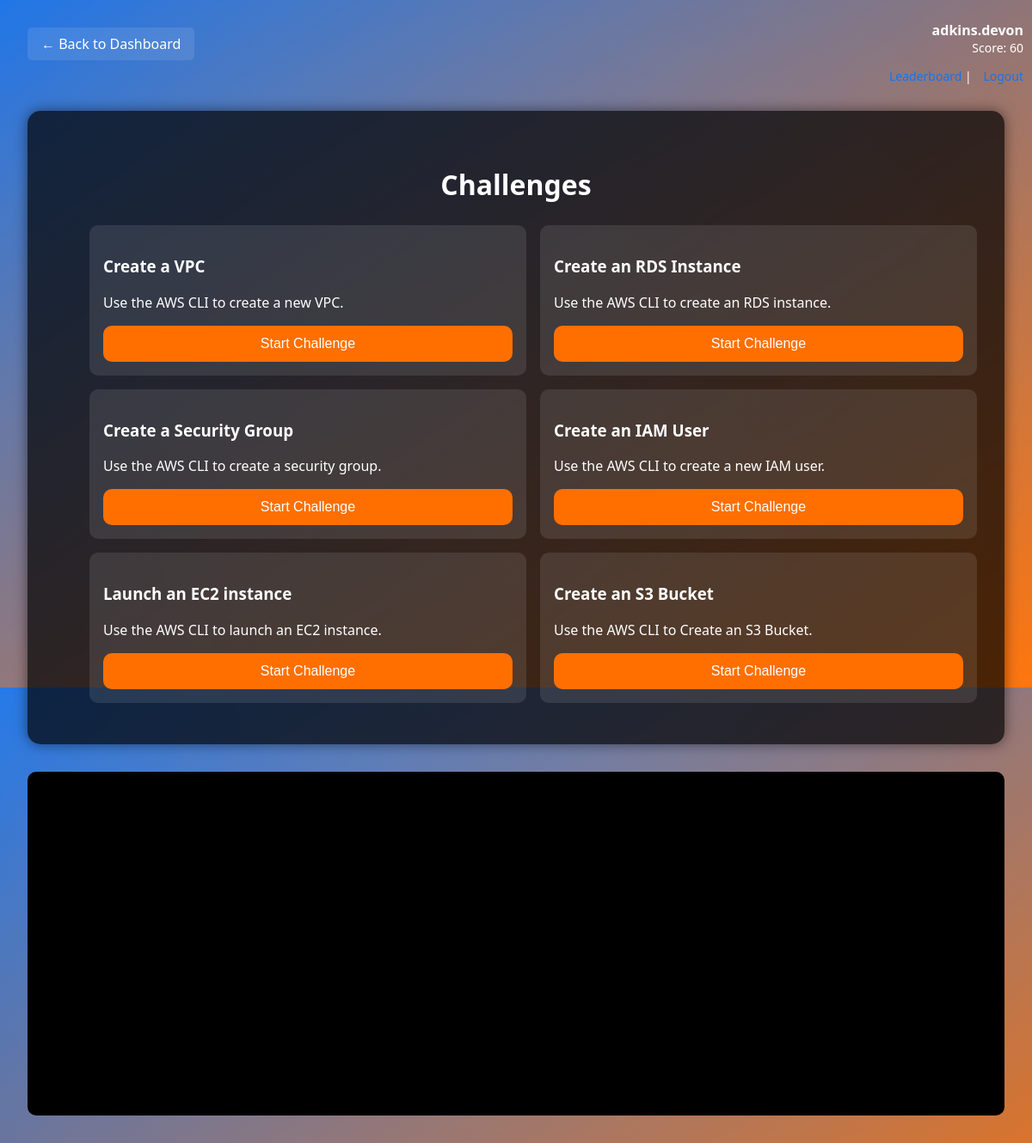
The app's page /challenges (signed in) with its own data.
### app/models.py (models this page shows, shortened)
class Challenge(db.Model):
    id = db.Column(db.Integer, primary_key=True)
    name = db.Column(db.String(120), nullable=False)
    description = db.Column(db.Text, nullable=False)
    solution = db.Column(db.String(255), nullable=False)
    points = db.Column(db.Integer, default=10)  # Add points field

### app/routes.py (the view)
@main.route('/challenges')
def challenges():
    if 'user_id' not in session:
        return redirect(url_for('main.login'))
    user = User.query.get(session['user_id'])
    if not user:
        session.clear()
        return redirect(url_for('main.login'))
    challenges = Challenge.query.all()  # Fetch all challenges from the database
    return render_template('challenges.html', challenges=challenges)

### app/templates/challenges.html (shortened to what this page needs)
<!DOCTYPE html>
<html lang="en">
<head>
</head>
<body>
    <div class="background-animation"></div>
    <div class="user-info-container">
        <p id="user-info"></p>
        <a href="{{ url_for('main.leaderboard') }}">Leaderboard</a> |
        <a href="{{ url_for('main.logout') }}">Logout</a>
    </div>
    <div class="container">
        <a href="{{ url_for('main.index') }}" class="back-button">← Back to Dashboard</a>
        <div class="challenge-container">
            <h2>Challenges</h2>
            <ul class="challenge-grid">
                {% for challenge in challenges %}
                <li>
                    <div>
                        <h3>{{ challenge.name }}</h3>
                        <p>{{ challenge.description }}</p>
                    </div>
                    <button
                        class="validate-button"
                        onclick="startChallenge('{{ challenge.id }}', '{{ challenge.name }}')">
                        Start Challenge
                    </button>
                </li>
                {% endfor %}
            </ul>
        </div>
        <div id="terminal-container"></div>
    </div>
</body>
</html>

### app/templates/challenges.html (style rules this page uses)
body { margin: 0; font-family: 'Segoe UI', Tahoma, Geneva, Verdana, sans-serif; background: linear-gradient(to bottom right, #1a73e8, #ff6f00); color: #fff; display: flex; flex-direction: column; align-items: center; justify-content: flex-start; height: 100vh; }
.container { width: 100%; max-width: 1200px; padding: 2rem; box-sizing: border-box; }
h1, h2 { text-align: center; }
h2 { margin-top: 2rem; font-size: 2rem; }
.back-button { background: rgba(255, 255, 255, 0.1); color: white; border: none; padding: 0.5rem 1rem; border-radius: 5px; text-decoration: none; display: inline-block; margin-bottom: 2rem; }
.user-info-container { position: fixed; top: 10px; right: 10px; text-align: right; font-size: 14px; }
.user-info-container a { color: #1a73e8; margin-left: 10px; text-decoration: none; font-size: 14px; }
.challenge-container { background: rgba(0, 0, 0, 0.7); border-radius: 15px; padding: 2rem; box-shadow: 0 0 15px rgba(0, 0, 0, 0.5); }
.challenge-grid { display: grid; grid-template-columns: repeat(2, 1fr); gap: 1rem; }
.challenge-grid li { background: rgba(255,255,255,0.1); border-radius: 10px; padding: 1rem; display: flex; flex-direction: column; justify-content: space-between; }
.validate-button { background-color: #ff6f00; color: white; border: none; border-radius: 10px; padding: 0.75rem 1.5rem; font-size: 1rem; cursor: pointer; transition: background-color 0.3s; }
#terminal-container { width: 100%; height: 50vh; color: rgb(0, 0, 0); background: #000; border-radius: 10px; overflow: hidden; margin-top: 2rem; }
.background-animation { position: fixed; top: -50%; left: -50%; width: 200%; height: 200%; background: radial-gradient(circle at center, rgba(255, 255, 255, 0.1), transparent 70%); animation: rotate 10s linear infinite; z-index: -1; }

### records on screen
Challenge: name "Create a VPC", description "Use the AWS CLI to create a new VPC."
Challenge: name "Create an RDS Instance", description "Use the AWS CLI to create an RDS instance."
Challenge: name "Create a Security Group", description "Use the AWS CLI to create a security group."
Challenge: name "Create an IAM User", description "Use the AWS CLI to create a new IAM user."
Challenge: name "Launch an EC2 instance", description "Use the AWS CLI to launch an EC2 instance."
Challenge: name "Create an S3 Bucket", description "Use the AWS CLI to Create an S3 Bucket."
